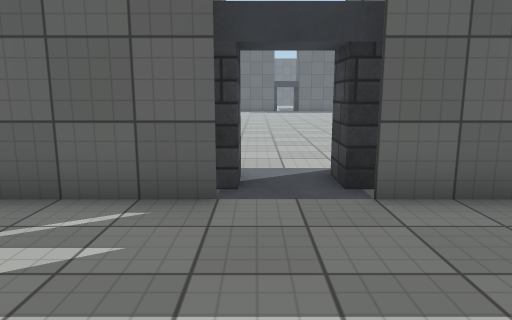
view 1 (above)

17 first-person views from a walk through a scene from a Unity 3-D project. The camera is 1.3 m above the floor, tilts 10° down and sees 70° across. The floor is counted in squares, 1 m on a side. Each view is taken from the middle of a square. On the plan, view 1 faces up. The plan holds only what a view shows up to about 15 squares ahead; the rest is blank. The place goes on beyond the plan. The player is left out. Surface patterns are stand-ins for the level's own textures.

view 2
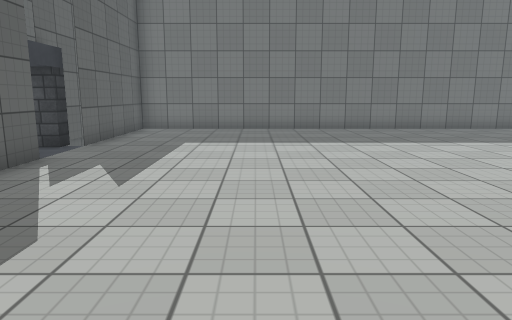

view 3
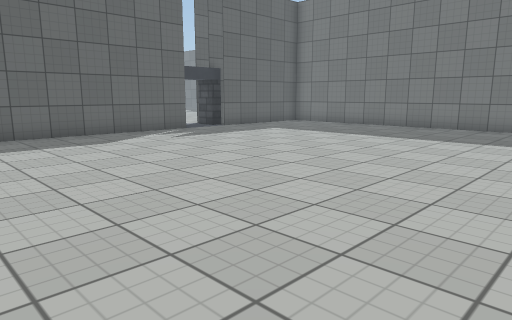

view 4
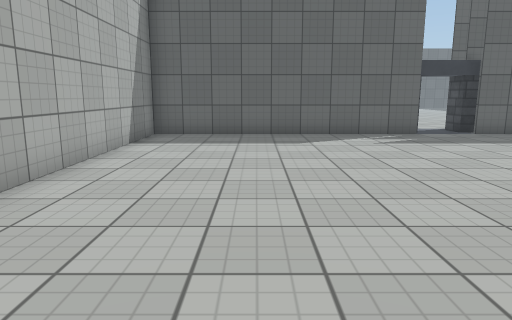

view 5
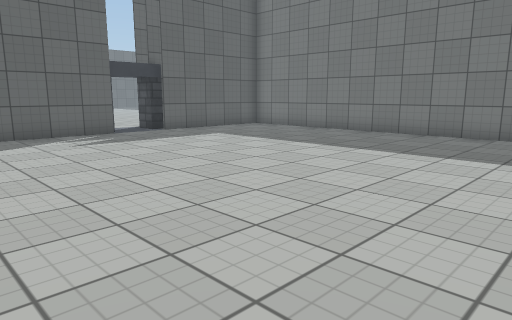

view 6
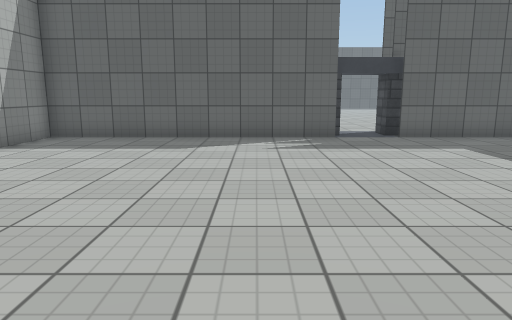

view 7
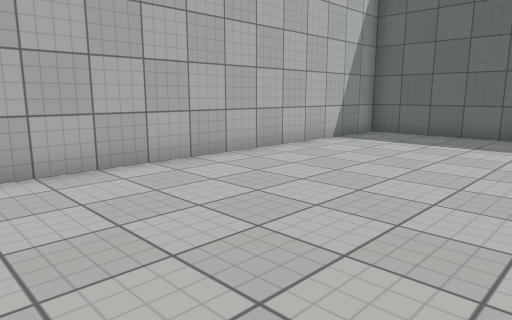

view 8
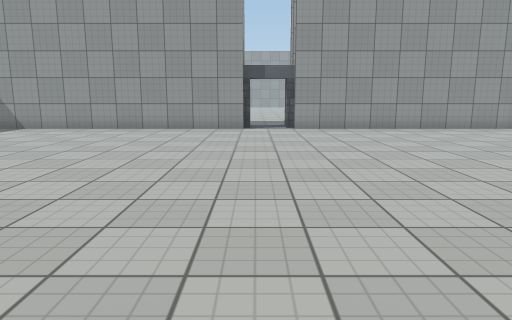

view 9
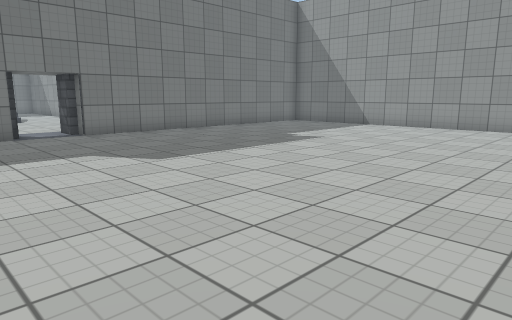

view 10
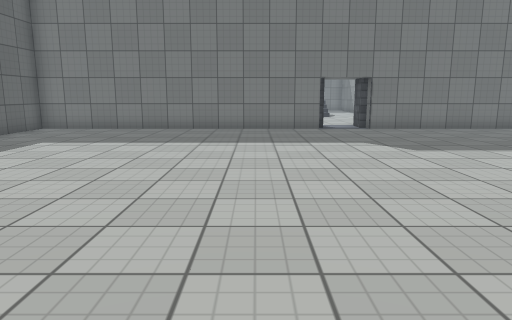

view 11
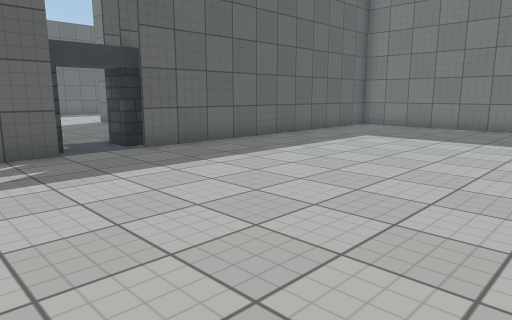

view 12
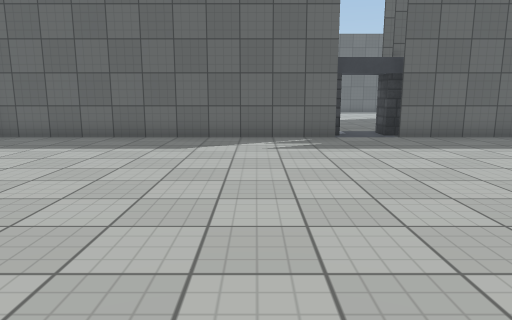

view 13
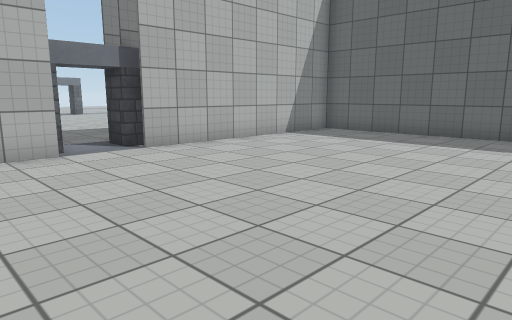

view 14
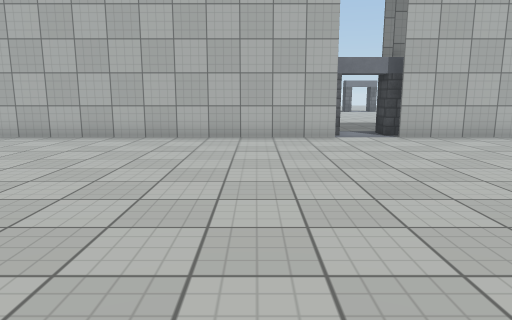

view 15
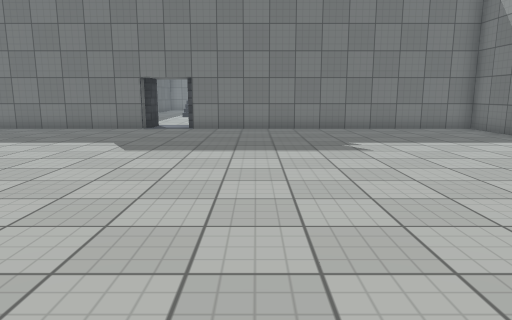

view 16
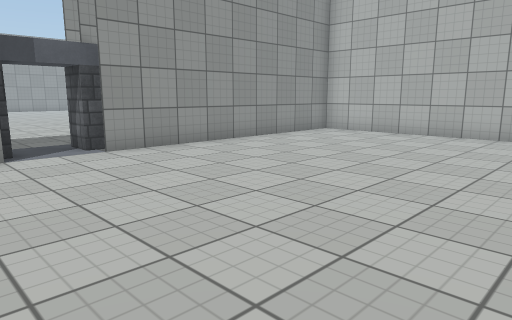

view 17
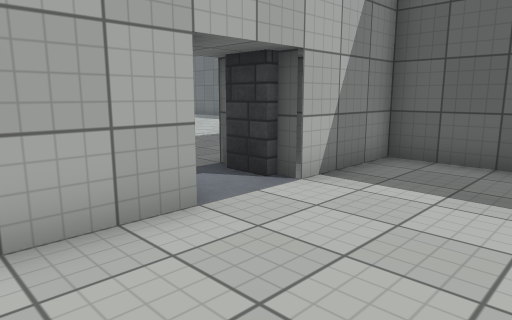

### Floor plan
Points are (right, up) in squares from view 1. A wall is a line through its corners. A room is listed if a view was taken in it or the views show most of it. See-through windows are left out.
Room 1 (views 1, 2, 3, 4, 5, 6, 7)
walls: (-0.4, 4.5) (-9.5, 4.5) (-9.5, -6.9); (3.6, 5.5) (2.6, 5.5); (6.5, -8.5) (6.5, 4.5) (1.5, 4.5)
ways out: opening at (0.5, 5) to room 2
Room 2 (views 8, 9, 10, 11, 12, 13, 14, 15, 16, 17)
walls: (2.4, 6.5) (14.5, 6.5) (14.5, 16.6); (14.5, 20.4) (14.5, 30.5) (3.5, 30.5); (1.5, 30.5) (-9.5, 30.5) (-9.5, 22.5); (-9.5, 20.6) (-9.5, 6.5) (-1.4, 6.5); (16.5, 16.5) (16.5, 15.5); (18.7, 22.5) (16.5, 22.5) (16.5, 20.4)
ways out: opening at (0.5, 5) to room 1
objects: pillar (-10, 21); pillar (-10, 22); pillar (-1, 5) to (0, 6); pillar (2, 6); pillar (2, 31); pillar (3, 31); pillar (15, 17) to (16, 17); pillar (15, 19) to (16, 20)

Where each view was taken, in squares from view 1:
view 1: 0 up, 0 right, facing up
view 2: 0 up, 8 left, facing right
view 3: 8 down, 9 left, facing up-right
view 4: 8 down, 6 left, facing up
view 5: 8 down, 6 left, facing up-right
view 6: 7 down, 3 left, facing up
view 7: 8 down, 3 left, facing up-left
view 8: 21 up, 1 right, facing down
view 9: 22 up, 2 right, facing down-right
view 10: 22 up, 0 right, facing right
view 11: 22 up, 1 left, facing up-right
view 12: 19 up, 1 left, facing up
view 13: 18 up, 1 left, facing up-left
view 14: 18 up, 2 right, facing left
view 15: 15 up, 0 right, facing right
view 16: 15 up, 3 right, facing down-left
view 17: 15 up, 20 right, facing up-left
